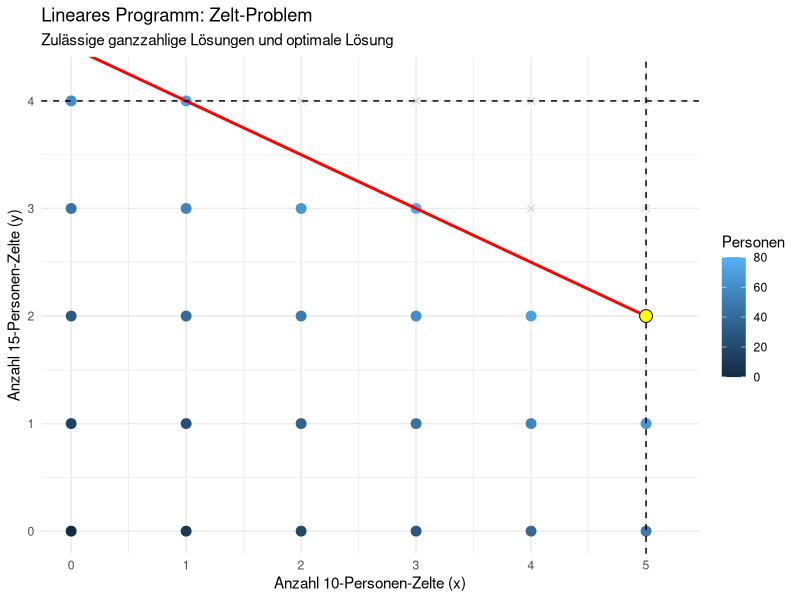

R code for this plot:
rm(list = ls())

# R-Skript zur Lösung des Zelt-Problems

best_persons  <- -1
best_solution <- c(x = NA, y = NA, cost = NA, persons = NA)

for (x in 0:5) {          # 10-Personen-Zelte
  for (y in 0:4) {        # 15-Personen-Zelte
    cost <- 200 * x + 400 * y
    if (cost <= 1800) {
      persons <- 10 * x + 15 * y
      if (persons > best_persons) {
        best_persons  <- persons
        best_solution <- c(x = x, y = y, cost = cost, persons = persons)
      }
    }
  }
}

best_solution


rm(list = ls())
# R-Beispiel mit lpSolve für das Zelt-Problem (Simplex)
# install.packages("lpSolve") # falls nötig

library(lpSolve)
library(ggplot2)

zeltkapazitaet <- c(10, 15)
zeltpreise <- c(200, 400)
budget <- 1800

# Zielfunktionskoeffizienten: 10-Personen (x), 15-Personen (y)
obj <- zeltkapazitaet

# Nebenbedingungenmatrix (<= Form):
# 1) x <= 5
# 2) y <= 4
# 3) 200x + 400y <= 1800
A <- matrix(c(1,   0,
              0,   1,
              zeltpreise),
            nrow = 3, byrow = TRUE)

rhs   <- c(5, 4, 1800)
sense <- c("<=", "<=", "<=")

# LP lösen (Maximierung, ganzzahlige Variablen)
solution <- lp(direction   = "max",
               objective.in = obj,
               const.mat    = A,
               const.dir    = sense,
               const.rhs    = rhs,
               all.int      = TRUE)

solution$solution   # optimale x, y
solution$objval     # maximale Personenanzahl
solution$status     # 0 bedeutet optimale Lösung gefunden

# LP mit Ganzzahligkeit lösen
sol <- lp(direction    = "max",
          objective.in = obj,
          const.mat    = A,
          const.dir    = sense,
          const.rhs    = rhs,
          all.int      = TRUE)

opt_x <- sol$solution[1]
opt_y <- sol$solution[2]

# Daten für die Nebenbedingungen als Geraden im (x,y)-Diagramm
x_vals <- seq(0, 5, by = 0.1)

# 200x + 400y <= 1800 -> y = (1800 - 200x)/400
line_budget <- data.frame(
  x = x_vals,
  y = (budget - zeltpreise[1] * x_vals) / zeltpreise[2] 
)

# zulässige ganzzahlige Punkte erzeugen
pts <- expand.grid(x = 0:5, y = 0:4)
pts$feasible <- with(pts, zeltpreise[1] * x + zeltpreise[2] * y <= budget)
pts$persons  <- with(pts, 10 * x + 15 * y)

# Plot
p <- ggplot() +
  # zulässige ganzzahlige Punkte
  geom_point(data = subset(pts, feasible),
             aes(x = x, y = y, color = persons), size = 3) +
  # unzulässige ganzzahlige Punkte
  geom_point(data = subset(pts, !feasible),
             aes(x = x, y = y), color = "grey80", size = 2, shape = 4) +
  # Budgetgerade
  geom_line(data = line_budget,
            aes(x = x, y = y), color = "red", linewidth = 1) +
  # Schranke x = 5
  geom_vline(xintercept = 5, linetype = "dashed") +
  # Schranke y = 4
  geom_hline(yintercept = 4, linetype = "dashed") +
  # Optimale Lösung hervorheben
  geom_point(aes(x = opt_x, y = opt_y),
             color = "black", fill = "yellow", size = 4, shape = 21) +
  labs(x = "Anzahl 10-Personen-Zelte (x)",
       y = "Anzahl 15-Personen-Zelte (y)",
       color = "Personen",
       title = "Lineares Programm: Zelt-Problem",
       subtitle = "Zulässige ganzzahlige Lösungen und optimale Lösung") +
  coord_cartesian(xlim = c(0, 5.2), ylim = c(0, 4.2)) +
  theme_minimal()

print(p)
